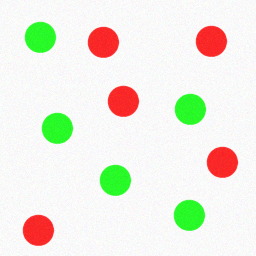
%> input picture ImageProcessing/Training/td2/Images/BillesColoreesBruit.bmp, 256 x 256 px
$ octave td2_correction.m   (GNU Octave 9; MATLAB toolbox functions it lacks are replaced by stand-ins)
%> lines starting %> are read from the running program, lines starting %| are printed output that depends on the picture; in (x1, y1, x2, y2) boxes, pixels count from 0 and x2, y2 are one past the last pixel; in counts of white or black regions, pixels touching at a corner belong together; the program's own positions count from 1
### ImageProcessing/Training/td2/td2_correction/tse_imkmeans.m
function [fs,centers]=tse_imkmeans(f,k,sampleRatio)
%TSE_IMKMEANS Automatically segment an image by applying kmeans clustering
%in the space of pixels.
%
%  [FS,CENTERS]=TSE_IMKMEANS(F,K,SAMPLERATIO) returns the image FS obtained after
%  segmentation of input image F using K classes and sampling a certain amount  of pixels
% given by SAMPLERATIO. The coordinates of  cluster centers are returned in
% CENTERS.
%

if nargin<3, sampleRatio=0.1;end

[m,n,p]=size(f);
nb=floor(m*n*sampleRatio);

% array of data points containing only a ratio of the total number of
% pixels
data=zeros(nb,p);
for q=1:nb
    i=ceil(rand*m);
    j=ceil(rand*n);
    data(q,:)=f(i,j,:);
end

[centers,nbpoints,classe]=mykmeans(data,k);

[v,idx]=sort(nbpoints,'descend');
centers=centers(idx,:,:);

% assign each pixel of f to the closest centroid
fs=zeros(m,n,'uint8');
pt=zeros(1,p);
for i=1:m
    for j=1:n
        pt(1,:)=f( i,j, :) ;
        min_diff = (pt- centers( 1,:) );
        min_diff = min_diff * min_diff';
        curAssignment = 1;
        for c = 2 : size(centers,1)
          diff2c = ( pt - centers( c,:) );
          diff2c = diff2c * diff2c';
          if( min_diff >= diff2c)
            curAssignment = c;
            min_diff = diff2c;
          end
        end
        fs(i,j)=curAssignment;
    end
end
end


function[centroid, pointsInCluster, assignment]= mykmeans(data, nbCluster)
% usage
% function[centroid, pointsInCluster, assignment]=
% myKmeans(data, nbCluster)
%
% Output:
% centroid: matrix in each row are the Coordinates of a centroid
% pointsInCluster: row vector with the nbDatapoints belonging to
% the centroid
% assignment: row Vector with clusterAssignment of the dataRows
%
% Input:
% data in rows
% nbCluster : nb of centroids to determine
%
% (c) by Christian Herta ( www.christianherta.de )
%
data_dim = length(data(1,:));
nbData   = length(data(:,1));


% init the centroids randomly
data_min = min(data);
data_max = max(data);
data_diff = data_max - data_min ;
% every row is a centroid
centroid = ones(nbCluster, data_dim) .* rand(nbCluster, data_dim);
for i=1 : 1 : length(centroid(:,1))
  centroid( i , : ) =   centroid( i , : )  .* data_diff;
  centroid( i , : ) =   centroid( i , : )  + data_min;
end
% end init centroids


% no stopping at start
pos_diff = 1.;

% main loop until
while pos_diff > 0.0

  % E-Step
  assignment = zeros(nbData);
  % assign each datapoint to the closest centroid
  for d = 1 : nbData;

    min_diff = ( data( d, :) - centroid( 1,:) );
    min_diff = min_diff * min_diff';
    curAssignment = 1;

    for c = 2 : nbCluster;
      diff2c = ( data( d, :) - centroid( c,:) );
      diff2c = diff2c * diff2c';
      if( min_diff >= diff2c)
        curAssignment = c;
        min_diff = diff2c;
      end
    end

    % assign the d-th dataPoint
    assignment(d) = curAssignment;

  end

  % for the stoppingCriterion
  oldPositions = centroid;

  % M-Step
  % recalculate the positions of the centroids
  centroid = zeros(nbCluster, data_dim);
  pointsInCluster = zeros(nbCluster, 1);

  for d = 1: length(assignment);
    centroid( assignment(d),:) = centroid( assignment(d),:)+data(d,:);
    pointsInCluster( assignment(d), 1 )=pointsInCluster( assignment(d), 1 )+1;
  end

  for c = 1: nbCluster;
    if( pointsInCluster(c, 1) ~= 0)
      centroid( c , : ) = centroid( c, : ) / pointsInCluster(c, 1);
    else
      % set cluster randomly to new position
      centroid( c , : ) = (rand( 1, data_dim) .* data_diff) + data_min;
    end
  end

  %stoppingCriterion
  pos_diff = sum (sum( (centroid - oldPositions).^2 ) );

end
end

### ImageProcessing/Training/td2/td2_correction/td2_correction.m
clear all;
close all;

%% Question 2.1 : nuages de points représentant les pixels
f=imread('Images/BillesColoreesBruit.bmp');
%> f is the input picture: size 256x256x3 uint8; mean R, G, B 237.2, 237.2, 225.1
figure(1),imshow(f);

% Nuage de points 3D
fr = f(:,:,1); fv = f(:,:,2); fb = f(:,:,3);
figure(2), plot3(fr(:),fv(:),fb(:),'.'); grid('on')
title('Nuage de points 3D');
xlabel('Rouge'); ylabel('Vert'); zlabel('Bleu');

% Nuages projetés en 2D
rv=zeros(256,256,3,'uint8');
rb=zeros(256,256,3,'uint8');
for i=1:size(f,1)
    for j=1:size(f,2)
        rv(256-f(i,j,2),f(i,j,1)+1,:)=f(i,j,:);
        rb(256-f(i,j,3),f(i,j,1)+1,:)=f(i,j,:);
    end
end
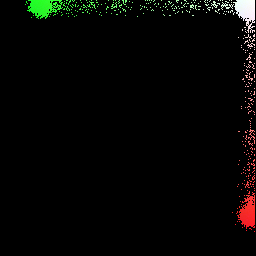
%> rv: size 256x256x3 uint8; mean R, G, B 5.7, 5.8, 3.9
figure(3), imshow(rv);title('plan RV');
xlabel('Rouge'); ylabel('Vert');
figure(4), imshow(rb);title('plan RB');
xlabel('Rouge'); ylabel('Bleu');

%% Question 2.2 : Segmentation par nuées dynamiques

[fs,centers]=tse_imkmeans(f,5);
%> in mykmeans, `data_dim = length(data(1,:));`: data_dim = 3
%> in mykmeans, `nbData   = length(data(:,1));`: nbData = 6553
%> in mykmeans, `data_min = min(data);`: data_min = [25 29 26]
%> in mykmeans, `data_max = max(data);`: data_max = [255 255 255]
%> in mykmeans, `data_diff = data_max - data_min ;`: data_diff = [230 226 229]
%> the loop in mykmeans, `for i=1 : 1 : length(centroid(:,1))` made 5 passes
%> after the loop in mykmeans, `for i=1 : 1 : length(centroid(:,1))`: centroid = [96.56 32.99 164; 40.04 149.4 186.5; 138.9 241.7 110.7; 190.4 52.94 118; 253.8 119.7 142.4]
%> the loop in mykmeans, `while pos_diff > 0.0` made 7 passes
%> pos_diff on passes 1 to 7: 93516.9, 16416.7, 120113.5, 33411.7, 10525.2, 2170.3, 0
%> after the loop in mykmeans, `while pos_diff > 0.0`: centroid = [250.8 98.68 101; 191.7 236.4 179.9; 42.8 249.3 42.86; 249.5 41.12 41.2; 249.4 249.2 249.2]; pointsInCluster = [19; 37; 361; 371; 5765]
%> in tse_imkmeans, `[centers,nbpoints,classe]=mykmeans(data,k);`: centers has the same summary as centroid in mykmeans
%> in tse_imkmeans, `[v,idx]=sort(nbpoints,'descend');`: v = [5765; 371; 361; 37; 19]; idx = [5; 4; 3; 2; 1]
%> in tse_imkmeans, `centers=centers(idx,:,:);`: centers = [249.4 249.2 249.2; 249.5 41.12 41.2; 42.8 249.3 42.86; 191.7 236.4 179.9; 250.8 98.68 101]
%> after the loop in tse_imkmeans, `for i=1:m`: pt = [255 252 255]
figure(5), imshow(fs,[]);
fprintf('centres :\n');
fprintf('(%d %d %d)\n',round(centers'));
%| (249 249 249)
%| (250 41 41)
%| (43 249 43)
%| (192 236 180)
%| (251 99 101)

figure(6)
plot(fr(:),fv(:),'.',centers(:,1),centers(:,2),'+k'); grid('on')
title('Nuage de points 3D');
xlabel('Rouge'); ylabel('Vert'); zlabel('Bleu');

%% Question 2.3 : Images de textures

f=double(imread('Images/Forme2Bruits.bmp'));
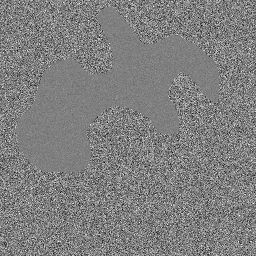
%> input picture ImageProcessing/Training/td2/Images/Forme2Bruits.bmp, 256 x 256 px
%> f: size 256x256 double; min 0, max 254, mean 127.1; mean of the top-left, top-right, bottom-left and bottom-right quarters 127.4, 127.5, 126.5, 127.1
figure(5),imshow(f,[]);

% Calcul des attributs
taille_vois=5;
fmoy=imfilter(f,fspecial('average',taille_vois),'symmetric');
fstd=stdfilt(f,ones(taille_vois));

% Affichage des images des attributs
figure(6),subplot(1,2,1);imshow(fmoy,[]),colorbar;
subplot(1,2,2);imshow(fstd,[]),colorbar;

% Tracé de l'espace des attributs
sel=ceil(numel(f)*rand(1000,1));
figure(7),plot(fmoy(sel),fstd(sel),'.r');
title('Nuages de points');
xlabel('Moyenne'); ylabel('Ecart type');

%% Question 2.4 Segmentation de l'image de texture
% f2(:,:,1)=fmoy;
% f2(:,:,2)=fstd;
f2=cat(3,fmoy,fstd);
[fs,centers]=tse_imkmeans(f2,2);
%> call 2 of tse_imkmeans, with k = 2
%> the loop in mykmeans (call 2), `for i=1 : 1 : length(centroid(:,1))` made 2 passes
%> the loop in mykmeans (call 2), `while pos_diff > 0.0` made 9 passes
%> (oldPositions, pos_diff) on passes 1 to 9: ([108.2 45.76; 140.4 9.52], 636.7), ([123.5 32.58; 129.3 19.85], 23.69), ([125.6 31.79; 129 15.54], 31.03), ([126.8 30.82; 127.8 10.33], 8.36), ([127.1 30.27; 127.1 7.59], 0.28), ([127.1 30.14; 127 7.08], 0.0101), ([127.1 30.12; 127 6.99], 0.00115), ([127.1 30.11; 127 6.96], 7.78e-05), ([127.1 30.1; 127 6.95], 0)
%> in tse_imkmeans (call 2), `[centers,nbpoints,classe]=mykmeans(data,k);`: centers = [127.1 30.1; 127 6.95]; nbpoints = [5046; 1507]
%> in tse_imkmeans (call 2), `[v,idx]=sort(nbpoints,'descend');`: idx = [1; 2]
%> after the loop in tse_imkmeans (call 2), `for i=1:m`:
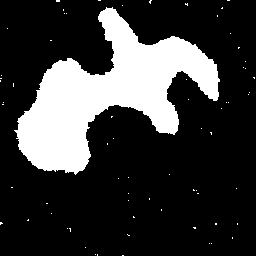
%> fs: size 256x256 uint8; values 1 (black) and 2 (white), 22% white; 68 white regions (67 under 20 px), largest, box (x1, y1, x2, y2) and area: (14, 7, 220, 175) 14307
%> after the loop in tse_imkmeans (call 2), `for i=1:m`: pt = [121.6 28.1]
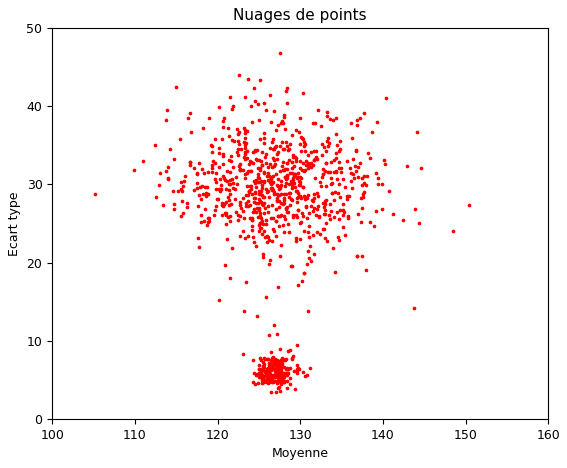
%> figure redrawn from the program's plot data
%> centers = [127.1 30.1; 127 6.95]
figure(8),imshow(fs,[]);
centers
%> centers = [127.1 30.1; 127 6.95]

figure(9),plot(fmoy(sel),fstd(sel),'.r',centers(:,1),centers(:,2),'+k');
title('Nuages de points');
xlabel('Moyenne'); ylabel('Ecart type');

%% Question 2.5 : Couleur et texture
clear all;
close all;

f=imread('Images/Colon_TMA01.bmp');
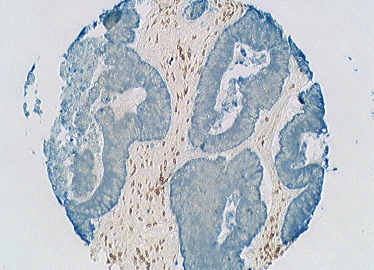
%> input picture ImageProcessing/Training/td2/Images/Colon_TMA01.bmp, 374 x 270 px
%> f is the input picture: size 270x374x3 uint8; mean R, G, B 186.7, 193.3, 200.9
figure(1),imshow(f);

[label,color]=imread('Images/Colon_TMA01_Label.bmp');
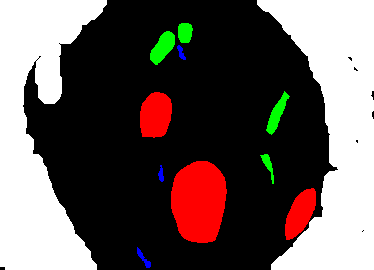
%> input picture ImageProcessing/Training/td2/Images/Colon_TMA01_Label.bmp, 374 x 270 px
%> label: size 270x374 uint8; min 0, max 4, mean 0.501
%> color = 256 rows, first 12: [0 0 0; 1 1 1; 1 0 0; 0 1 0; 0 0 1; 0 1 1; 1 0 1; 1 1 0; 0 0 0; 0 0 0; 0 0 0; 0 0 0]
figure(2),imshow(label),colormap(color);

%% 1. Calcul des attributs

% Calcul de la moyenne et de l'écart type
taille_vois=5;
fmoy=imfilter(double(f),fspecial('average',taille_vois),'symmetric');
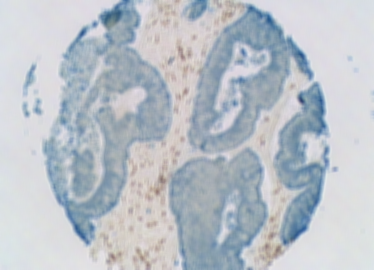
%> fmoy: size 270x374x3 double; mean R, G, B 186.7, 193.3, 200.9; mean of the top-left, top-right, bottom-left and bottom-right quarters 196.2, 192.3, 197.5, 188.6
%> (the run ends here)
